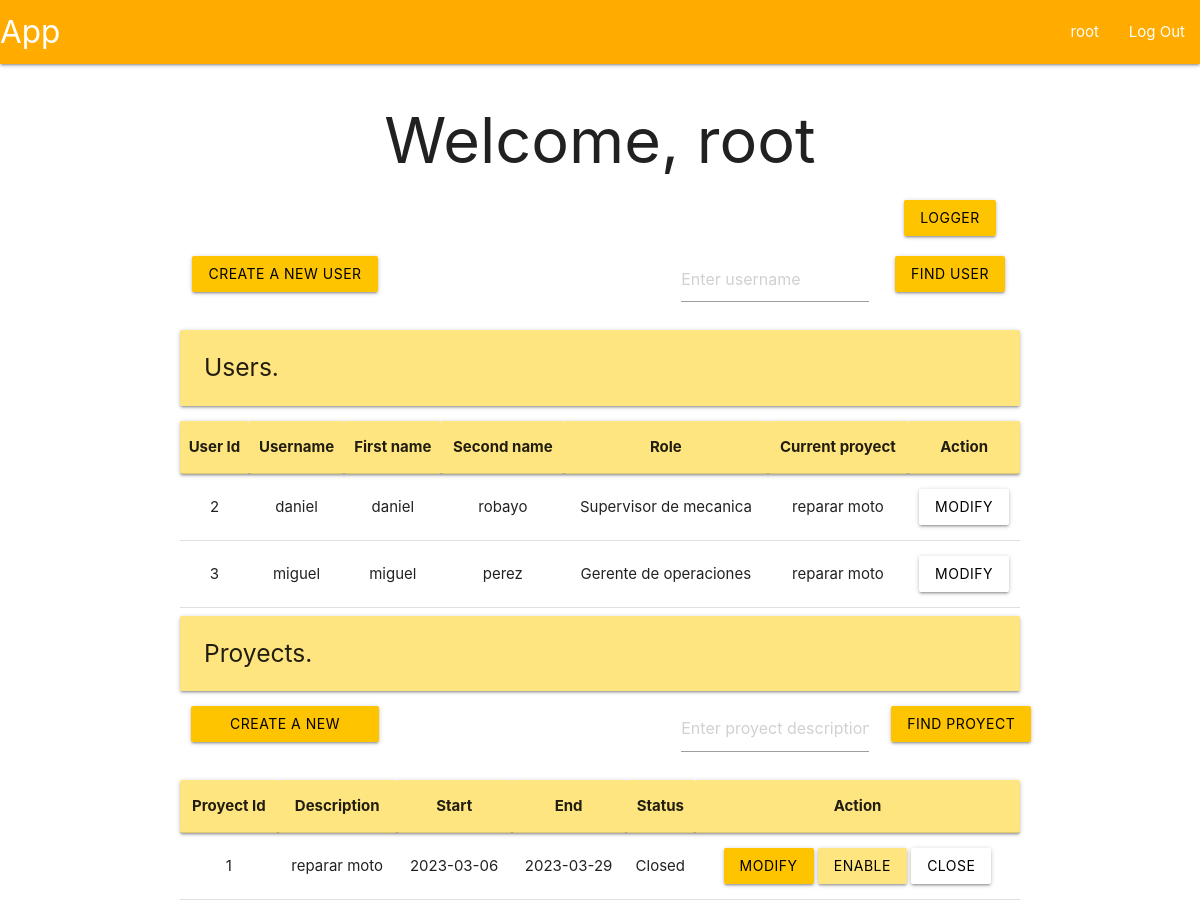
The app's page /user/root (signed in) with its own data.
### tables this page shows
CREATE TABLE user (
    id INTEGER PRIMARY KEY AUTOINCREMENT,
    username TEXT UNIQUE NOT NULL,
    firstname TEXT NOT NULL,
    secondname TEXT NOT NULL,
    password TEXT NOT NULL,
    roleId INTEGER,
    proyId INTEGER,
    auth INTEGER,

    FOREIGN KEY (roleId) REFERENCES roles(id),
    FOREIGN KEY (proyId) REFERENCES proyect(id)
);

CREATE TABLE roles (
    id INTEGER PRIMARY KEY AUTOINCREMENT,
    name TEXT NOT NULL UNIQUE
);

CREATE TABLE proyect (
    id INTEGER PRIMARY KEY AUTOINCREMENT,
    description TEXT UNIQUE NOT NULL,
    start DATE NOT NULL,
    end DATE NOT NULL,
    statusId INTEGER,

    FOREIGN KEY (statusId) REFERENCES proyectStatus(id)
);

CREATE TABLE proyectStatus (
    id INTEGER PRIMARY KEY AUTOINCREMENT,
    name TEXT NOT NULL
);

### app/user.py (the view, shortened to what this page needs)
@bp.route('/root', methods=('POST', 'GET'))
@root_required
def root():
    db = get_db()
    find = False
    users = db.execute(
        """SELECT
            u.id as id,
            u.username as username,
            u.firstname as firstname,
            u.secondname as secondname,
            r.name as role,
            p.description as proyect,
            u.auth as auth
           FROM user u
           INNER JOIN roles r ON u.roleId = r.id
           INNER JOIN proyect p ON u.proyId = p.id
           WHERE u.id != 0"""
    ).fetchall()
    proyects = db.execute(
        """SELECT
            p.id,
            p.description as description,
            p.start as start,
            p.end as end,
            s.name as status
           FROM proyect p
           INNER JOIN proyectStatus s ON p.statusId = s.id"""
    ).fetchall()
    return render_template('index/root/rootUser.html', users=users, areProyects=proyects != [], proyects=proyects)

### app/auth.py (called while the page is built)
@bp.before_app_request
def load_logged_in_user():
    user_id = session.get('user_id')
    if user_id is None:
        g.user = None
    else:
        g.user = get_db().execute(
            "SELECT * FROM user WHERE id = ?",
            (user_id,)
        ).fetchone()

def root_required(view):
    @functools.wraps(view)
    def wrapped_view(**kwargs):
        if g.user is None:
            return redirect(url_for('auth.login'))
        elif g.user['roleId'] != 1:
            return redirect(url_for('user.profile'))
        return view(**kwargs)
    return wrapped_view

### app/db.py (called while the page is built)
def get_db():
    if 'db' not in g:
        g.db = sqlite3.connect(
            current_app.config['DATABASE'],
            detect_types = sqlite3.PARSE_DECLTYPES
        )
        g.db.row_factory = sqlite3.Row
    return g.db

### app/templates/index/root/rootUser.html (shortened to what this page needs)
{% extends 'base.html' %}
{% block header %}
  <h1>{% block title %}Welcome, {{ g.user['username'] }}{% endblock %}</h1>
{% endblock %}
{% block content %}
<div class="row">
  <div class="col s2 offset-s10">
    <form method="POST">
      <button class="btn waves-effect waves-ligth amber accent-3 black-text" type="submit" name="logs" id="logs">Logger</button>
    </form>
  </div>
</div>
<div class="row">
  {% if areProyects %}
  <form method="POST">
    <div class="col s3">
      <button class="btn waves-effect waves-ligth amber accent-3 black-text" type="submit" value="create" name="create">Create a new user</button>
    </div>
  </form>
  <form method="POST">
    <div class="col s3 offset-s4">
      <input placeholder="Enter username" name="find-user" id="username">
    </div>
    <div class="col s2">
      <input class="btn waves-effect waves-ligth amber accent-3 black-text" type="submit" value="Find user">
    </div>
  </form>
    {% endif %}
</div>
<div class="left-align">
  <h5 class="card-panel amber accent-1">Users.</h5>
</div>
<table class="centered">
  <thead class="card-panel amber accent-1">
    <tr>
      <th>User Id</th>
      <th>Username</th>
      <th>First name</th>
      <th>Second name</th>
      <th>Role</th>
      <th>Current proyect</th>
      <th>Action</th>
    </tr>
  </thead>
  <tbody>
    {% for user in users %}
      <tr>
        <td>{{ user['id'] }}</td>
        <td>{{ user['username']}}</td>
        <td>{{ user['firstname'] }}</td>
        <td>{{ user['secondname'] }}</td>
        <td>{{ user['role'] }}</td>
        <td>{{ user['proyect'] }}</td>
        <td>
          <form method="POST">
            {% if user['auth'] == 0 %}
              {% if areProyects %}
              <button class="btn waves-effect waves-ligth amber accent-3 black-text" type="submit" name="aprove" value="{{ user['id'] }}">Aprove</button>
              {% endif %}
            <button class="btn waves-effect waves-ligth white black-text" type="submit" name="reject" value="{{ user['id'] }}">Reject</button>
            {% else %}
            <button class="btn waves-effect waves-ligth white black-text" type="submit" name="modify-user" value="{{ user['id'] }}">Modify</button>
            {% endif %}
          </form>
        </td>
      </tr>
    {% endfor %}
  </tbody>
</table>
<div class="left-align">
    <h5 class="card-panel amber accent-1">Proyects.</h5>
</div>
<div class="row">
  <form method="POST">
    <div class="col s3">
      <button class="btn waves-effect waves-ligth amber accent-3 black-text" type="submit" value="proyect" name="proyect">Create a new proyect</button>
    </div>
  </form>
  <form method="POST">
    <div class="col s3 offset-s4">
      <input placeholder="Enter proyect description" name="find-proyect" id="proyect">
    </div>
    <div class="col s2">
      <input class="btn waves-effect waves-ligth amber accent-3 black-text" type="submit" value="Find proyect">
    </div>
  </form>
</div>
<table class="centered">
    <thead class="card-panel amber accent-1">
      <tr>
        <th>Proyect Id</th>
        <th>Description</th>
        <th>Start</th>
        <th>End</th>
        <th>Status</th>
        <th>Action</th>
      </tr>
    </thead>
    <tbody>
      {% for proyect in proyects %}
        <tr>
          <td>{{ proyect['id'] }}</td>
          <td>{{ proyect['description']}}</td>
          <td>{{ proyect['start'] }}</td>
          <td>{{ proyect['end'] }}</td>
          <td>{{ proyect['status'] }}</td>
          <td>
            <form method="POST">
                <button class="btn waves-effect waves-ligth amber accent-3 black-text" type="submit" name="modify-proyect" value="{{ proyect['id'] }}">Modify</button>
                <button class="btn waves-effect waves-ligth amber accent-1 black-text" type="submit" name="enable-proyect" value="{{ proyect['id'] }}">Enable</button>
                <button class="btn waves-effect waves-ligth white black-text" type="submit" name="close-proyect" value="{{ proyect['id'] }}">Close</button>
            </form>
          </td>
        </tr>
      {% endfor %}
    </tbody>
  </table>
{% endblock %}

### app/templates/base.html (shortened to what this page needs)
<!DOCTYPE html>
<link rel="stylesheet" href="{{ url_for('static', filename='materialize.css') }}">
<link rel="stylesheet" href="{{ url_for('static', filename='style.css') }}">
<nav>
    <div class="nav-wrapper amber accent-4">
      <a href="#" class="brand-logo">App</a>
      <ul class="right hide-n black-text text-black">
        {% if g.user %}
            <li><a href="{{ url_for('user.profile')}}"<span>{{ g.user['username'] }}</span></a>
            <li><a href="{{ url_for('auth.logout') }}">Log Out</a>
        {% else %}
            <li><a href="{{ url_for('auth.register') }}">Register</a>
            <li><a href="{{ url_for('auth.login') }}">Log In</a>
        {% endif %}
      </ul>
    </div>
</nav>
<section class="content container center-align">
    <header>
        {% block header %}{% endblock %}
    </header>
    {% block content %}{% endblock %}
</section>

### records on screen
user: user.username "root"
user: id "2", username "daniel", firstname "daniel", secondname "robayo", role "Supervisor de mecanica", proyect "reparar moto"
user: id "3", username "miguel", firstname "miguel", secondname "perez", role "Gerente de operaciones", proyect "reparar moto"
proyect: id "1", description "reparar moto", start "2023-03-06", end "2023-03-29", status "Closed"
